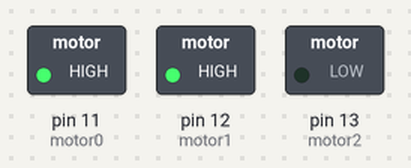
A sketch run on a simulated Arduino Uno, built with avr-gcc and run on an emulated ATmega328P. On the bench: switched loads named in the sketch (green lamp = pin HIGH).

Above: at 0.05 s.
Timing chart, 0 to 5.8 s (numbered marks = the images above):
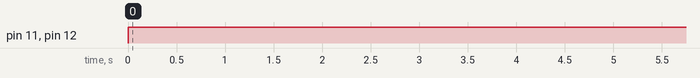

Measured:
- by itself, pin 11 (motor0), pin 12 (motor1): LOW → HIGH at 0.00 s

The sketch:

motor.ino
```cpp
const int motor0 = 11; // PWM se conecta al pin 1 del puente-H
const int motor1 = 12; // Entrada 2 del puente-H
const int motor2 = 13; // Entrada 7 del puente-H

void setup() {
  // put your setup code here, to run once:
Serial.begin(9600); //Iniciamos la comunicacion serial
pinMode(motor1, OUTPUT);
pinMode(motor2, OUTPUT);
}

void loop() {
  // put your main code here, to run repeatedly:
  analogWrite(motor0, 255);
  digitalWrite(motor1,HIGH);
  digitalWrite(motor2,LOW);
  delay(5000);
  analogWrite(motor0, 0);
  digitalWrite(motor1,HIGH);
  digitalWrite(motor2,LOW);
}
```
